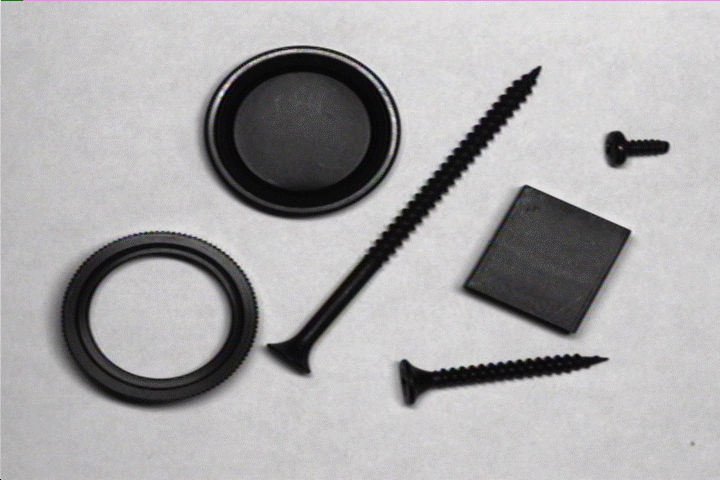
%> input picture Parts.bmp, 720 x 480 px
$ octave test_function.m   (GNU Octave 9; MATLAB toolbox functions it lacks are replaced by stand-ins)
%> lines starting %> are read from the running program, lines starting %| are printed output that depends on the picture; in (x1, y1, x2, y2) boxes, pixels count from 0 and x2, y2 are one past the last pixel; in counts of white or black regions, pixels touching at a corner belong together; the program's own positions count from 1
### conv_replicatepad.m
function [img_conv_out,img_pad]=  conv_replicatepad(img,kernel,Sat_Scale_flag)
%> called with kernel = [-1 0 1; -2 0 2; -1 0 1], Sat_Scale_flag = [0 0 1]

% This function takes an image and a kernel as inputs, and performs convolution
% using the "replicate" padding method.
% Sat_Scale_flag = TRUE for Saturated method and FALSE for Scaling method
% if there are negative values or overflow
[m, n] = size(img);
%> m = 480; n = 720
[k1, k2] = size(kernel);

 img_pad = padding_replicated(img,k1);


% Perform convolution by sliding the kernel over the padded image:
for i = 1:m
    for j = 1:n
        % Multiply the kernel with the corresponding section of the padded image,
        % and sum the resulting array to get the convolution value:
        img_conv(i,j) = sum(sum(kernel .* img_pad(i:i+k1-1, j:j+k2-1)));
    end
end

if (Sat_Scale_flag(1)) % Saturated
img_conv_out=uint8(img_conv);
elseif (Sat_Scale_flag(2)) %Scaling
    a=min(img_conv(:));
    b=max(img_conv(:));
img_conv_out= uint8(grayscale_transform(img_conv, a, b));
elseif (Sat_Scale_flag(3)) %Abs_Scaling
img_conv_out=uint8(abs(img_conv));
end

### padding_replicated.m
function img_pad = padding_replicated(img, kernel_size)
%> called with kernel_size = 3
% PADDING_REPLICATED pads the input image with the 'replicated' method
% to avoid edge artifacts when convolving with a kernel.
%INPUTS
% img: input image to be padded
% kernel_size: size of the kernel used for convolution
% OUTPUTS:
% img_pad: padded image

[m, n] = size(img);
%> m = 480; n = 720
% Calculate the amount of padding required for each dimension of the image:
pad_size = floor((kernel_size - 1) / 2);
% Create a new array with dimensions that include the padding:
img_pad = zeros(m + pad_size*2, n + pad_size*2);
% Copy the original image into the padded image, leaving the padding elements as 0:
img_pad(pad_size+1:end-pad_size, pad_size+1:end-pad_size) = img;
% Pad the top row, bottom row, left column, right column with replicate:
img_pad(1:pad_size, pad_size+1:end-pad_size) = repmat(img(1,:), pad_size, 1);
img_pad(end-pad_size+1:end, pad_size+1:end-pad_size) = repmat(img(end,:), pad_size, 1);
img_pad(:, 1:pad_size) = repmat(img_pad(:, pad_size+1), 1, pad_size);
img_pad(:, end-pad_size+1:end) = repmat(img_pad(:, end-pad_size), 1, pad_size);
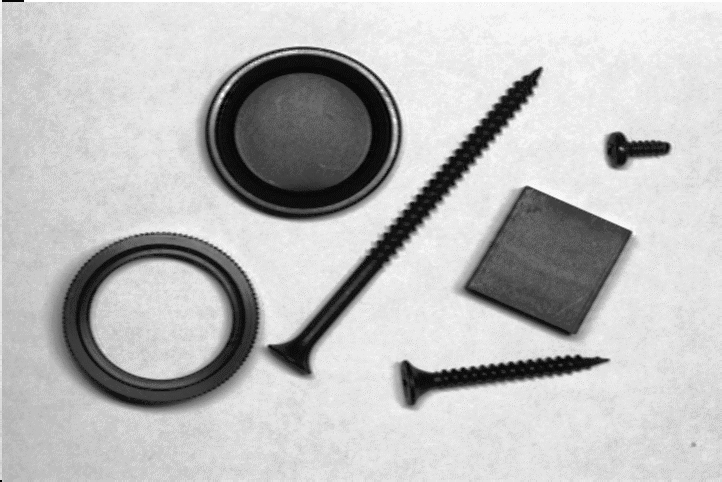
%> img_pad: size 482x722 double; min 0, max 255, mean 188.9
end

### sobel_edge_cal.m
function [edges,gradient_magnitude] = sobel_edge_cal(input_image, threshold,Sat_Scale_flag)
% INPUTS:
% input_image: the grayscale image histogram (0-255)
% threshold: value for threshollding magnitude image
%Sat_Scale_flag: handle type of conv

% OUTPUTS:
%edges:  Edge image
%gradient_magnitude: magnitude image

% Convert the input image to grayscale

% Define the Sobel operator kernels
sobel_x = [-1 0 1; -2 0 2; -1 0 1];
sobel_y = [-1 -2 -1; 0 0 0; 1 2 1];

% Apply the Sobel operator kernels to the input image
Gx = conv_replicatepad(input_image,sobel_x,Sat_Scale_flag);
%> after the loop in conv_replicatepad, `for i = 1:m`:
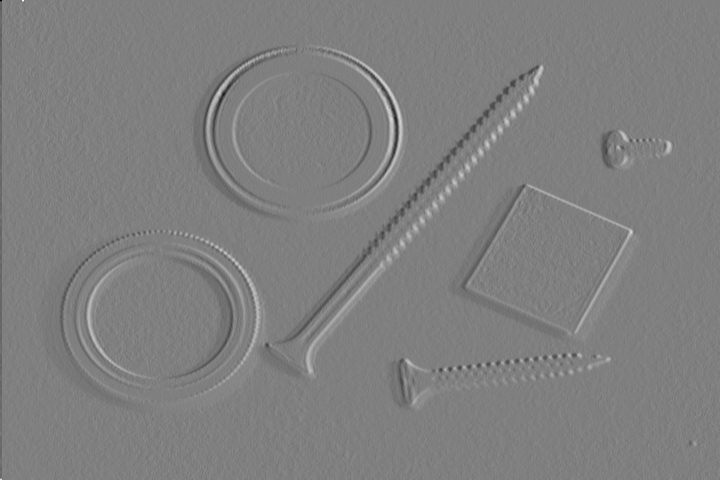
%> img_conv: size 480x720 double; min -763, max 759, mean 0; drawn with min black and max white
Gy = conv_replicatepad(input_image,sobel_y,Sat_Scale_flag);
%> call 2 of conv_replicatepad, with kernel = [-1 -2 -1; 0 0 0; 1 2 1], Sat_Scale_flag = [0 0 1]
%> after the loop in conv_replicatepad (call 2), `for i = 1:m`:
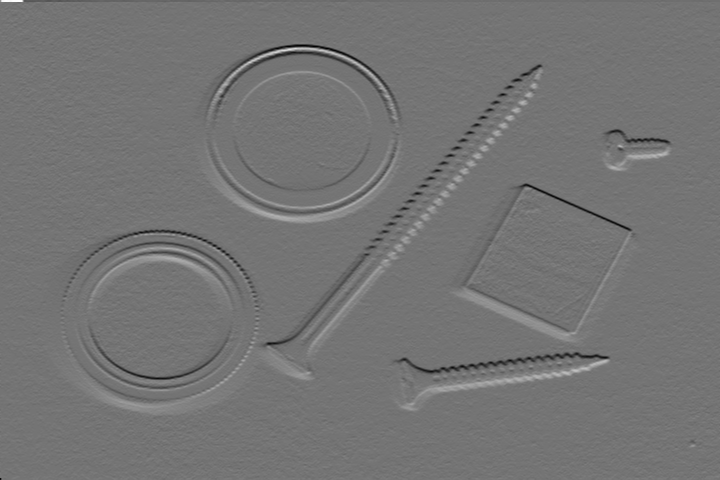
%> img_conv: size 480x720 double; min -715, max 848, mean -0.5; drawn with min black and max white
% Compute the magnitude of the gradient
gradient_magnitude = sqrt(double(Gx).^2 + double(Gy).^2);
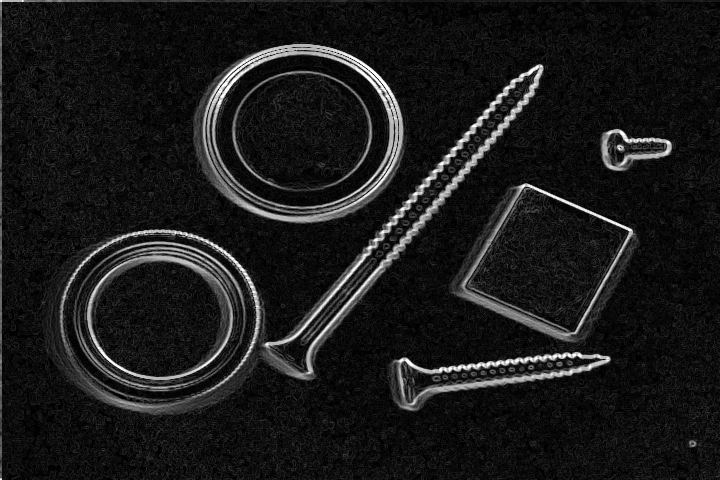
%> gradient_magnitude: size 480x720 double; min 0, max 360.6, mean 37.5; drawn with min black and max white
histogram(gradient_magnitude)
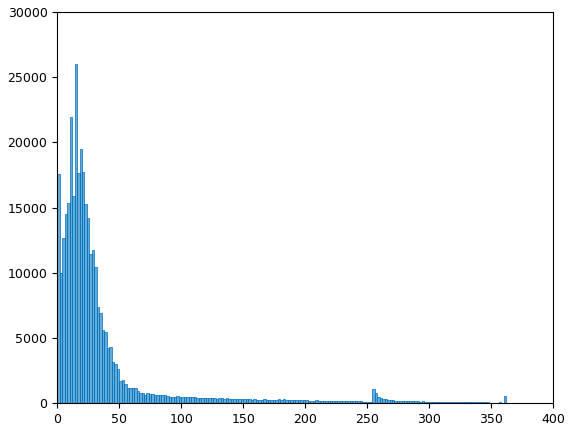
%> figure redrawn from the program's plot data; tallest bar 25984 high, from x = 14 to 16
% Threshold the gradient magnitude to obtain the edges
edges = gradient_magnitude > threshold;
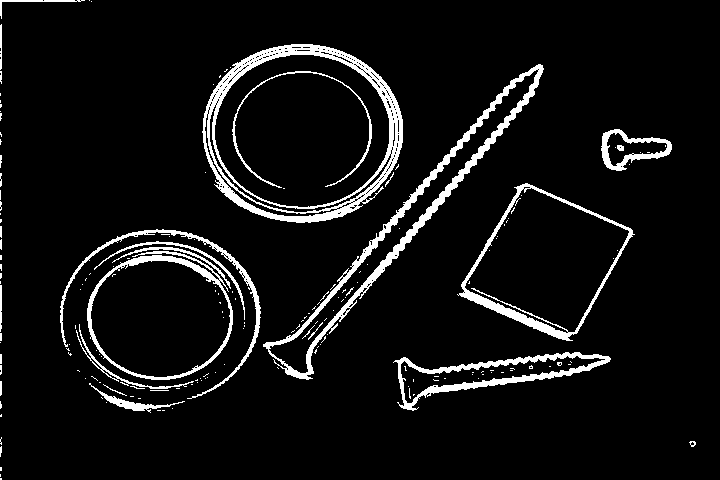
%> edges: size 480x720 logical; 6.9% white; 180 white regions (153 under 20 px), largest, box (x1, y1, x2, y2) and area: (202, 44, 403, 223) 5957, (263, 64, 544, 380) 5100, (393, 352, 611, 411) 2432
end

### test_function.m
clear all
% Read input image
img_input = im2double(imread('Parts.bmp'));
kernel = [1,1,1;1,1,1;1,1,1]/9;
%[img_output,img_pad]=  conv_replicatepad(img_input,kernel,1);   %Test Convolution
img_output = sobel_edge_cal(img_input*255, 128,[0 0 1]);
 img_output_matlab = edge(img_input*255, 'sobel');
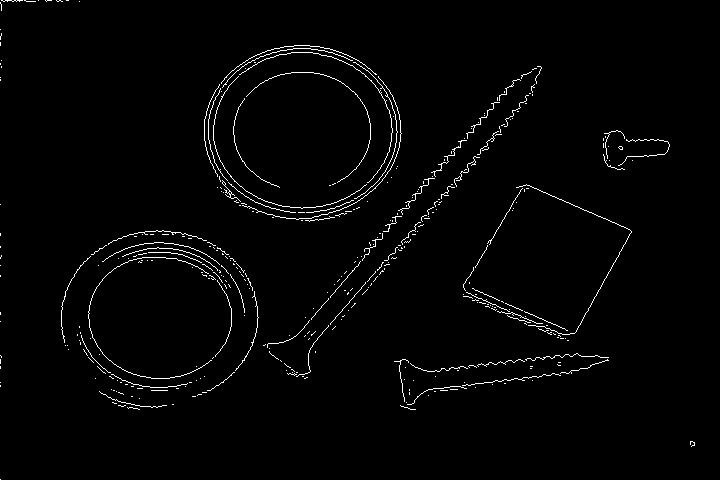
%> img_output_matlab: size 480x720 logical; 1.8% white in thin lines or dots
% Display input image and convolved image
figure;
subplot(1,3,1);
imshow(img_input, 'InitialMagnification', 'fit');
title('Input Image');
subplot(1,3,2);
imshow(img_output,  'InitialMagnification', 'fit');
title('Output Image');
subplot(1,3,3);
imshow(img_output_matlab,  'InitialMagnification', 'fit');
title('Output Image from Matlab');
